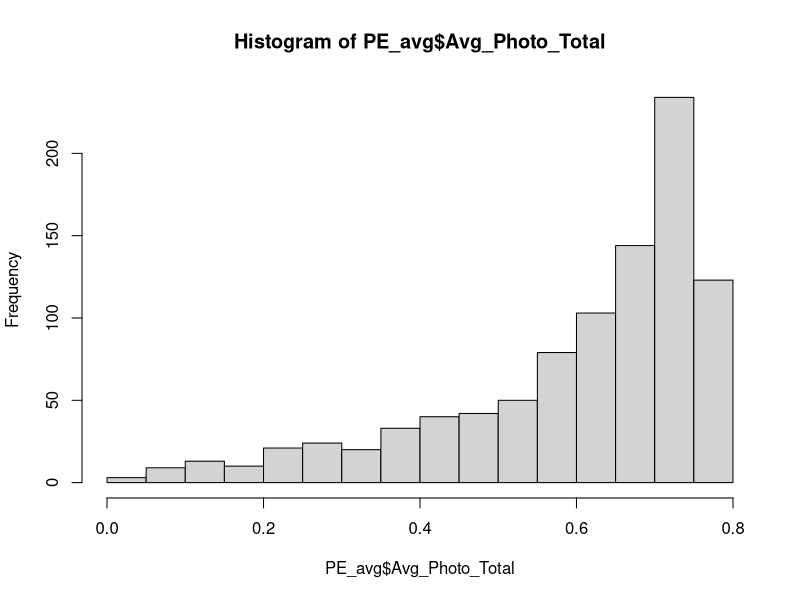
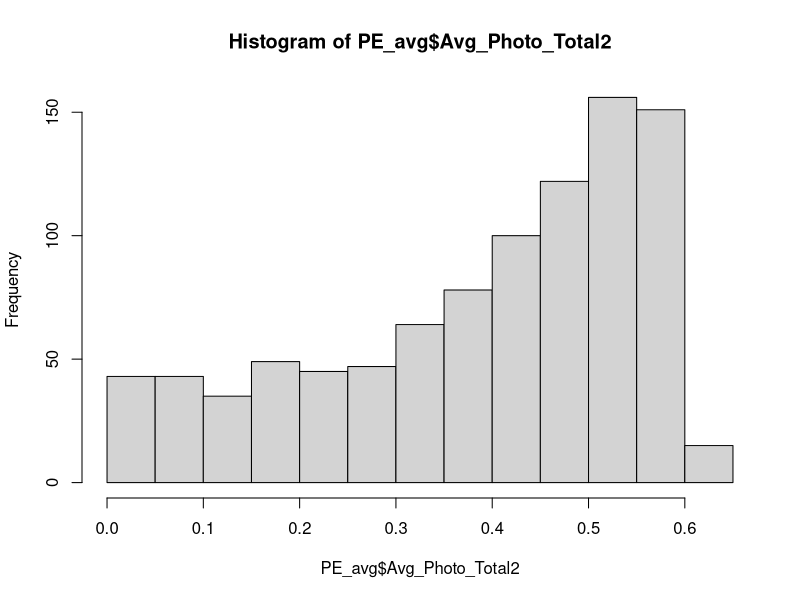
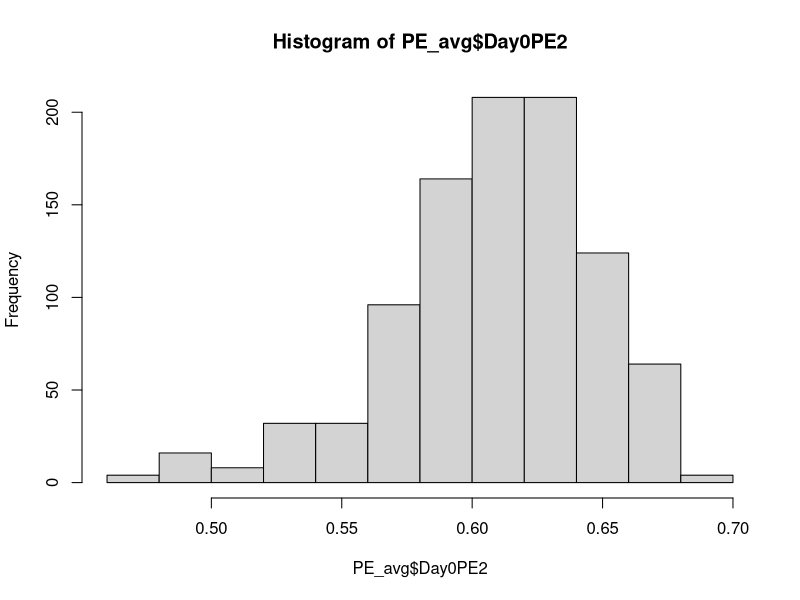

Write the R code that produced these figures, in order. (Note: this script raises an error after producing the figures.)
#Table S2 (supplementary materials)
#model selection using AIC

#Using lmer to model predictions for change in photosynthetic capacity
PE_avg <- read.csv("PE_days_avg.csv", fileEncoding = 'UTF-8-BOM')
PE_avg <- as.data.frame(unclass(PE_avg), stringsAsFactors = TRUE)
PE_avg$Week <- as.factor(PE_avg$Week)
hist(PE_avg$Avg_Photo_Total)
str(PE_avg)
PE_avg$Stressor_app <- relevel(factor(PE_avg$Stressor_app), 
                               ref = "StaticStatic")

#transform data
PE_avg$Avg_Photo_Total2 <- PE_avg$Avg_Photo_Total^2
hist(PE_avg$Avg_Photo_Total2)
PE_avg$Day0PE2 <- PE_avg$Day0PE^2
hist(PE_avg$Day0PE2)

#random effect of plant ID
m1 <- lmer(Avg_Photo_Total2 ~ Stressor_app * Light_level * Diuron_level * Day +
             (1|ID) + offset(Day0PE2), data = PE_avg)
m2 <- lmer(Avg_Photo_Total2 ~ Stressor_app*Light_level*Diuron_level + Day +
             (1|ID) + offset(Day0PE2), data = PE_avg)
m3 <- lmer(Avg_Photo_Total2 ~ Stressor_app + Light_level*Diuron_level*Day + 
             (1|ID) + offset(Day0PE2), data = PE_avg)
m4 <- lmer(Avg_Photo_Total2 ~ Stressor_app*Day + Light_level*Diuron_level +
             (1|ID) + offset(Day0PE2), data = PE_avg)
m5 <- lmer(Avg_Photo_Total2 ~ Stressor_app*Day + Light_level + Diuron_level +
             (1|ID) + offset(Day0PE2), data = PE_avg)
m6 <- lmer(Avg_Photo_Total2 ~ Stressor_app +  Day + Light_level*Diuron_level +
             (1|ID) + offset(Day0PE2), data = PE_avg)

a <- AIC(m1, m2, m3, m4, m5, m6)
a
